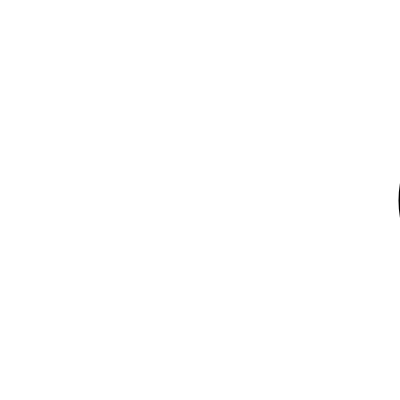
Frame 1 (no input)
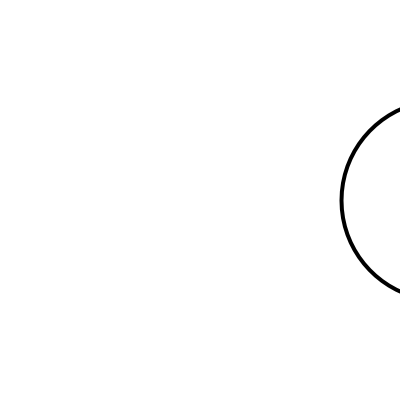
Frame 60 (the mouse pressed at the canvas centre just before this capture)
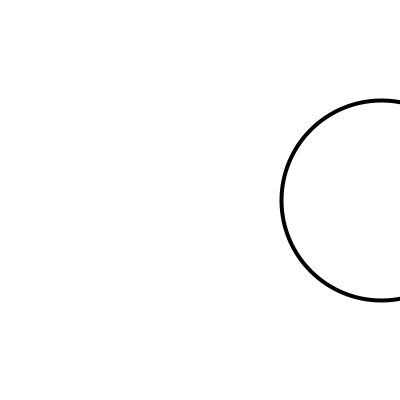
Frame 120 (the mouse held since frame 60 and released just before this capture)

The Processing sketch that drew these frames (run headless with seeded random() and noise(); from frame 60 on, the mouse is pressed at the canvas centre):

// Processing sketch: right_to_left
// ── right_to_left.pde
int x;

void setup() {
  size(400, 400);
  x = 500;
}
//---end setup---

void draw() {
  background(255);
  strokeWeight(4);
  ellipse(x, 200, 200, 200);
  x= x-1;
  if (x<-100) {
    x=500;
  }
}//---end draw---
